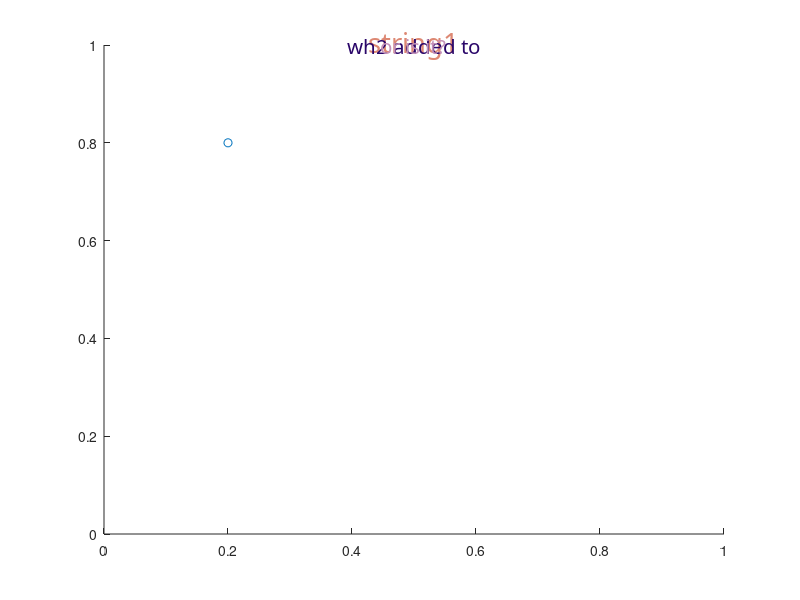

This figure's MATLAB source: (Note: this script raises an error after producing the figure.)
cla reset
clear variables
fontBlockSize = 0.02;
prettyFonts = {'Century Gothic', 'Cooper Black', 'Magneto Bold'};

cx = 0.2;
cy = 0.8;

scatter(cx, cy);
xlim([0 1]);
ylim([0 1]);

wh1 = text('String', 'string1', ...
    'FontName', prettyFonts{randi(numel(prettyFonts), 1)}, ... % random pretty font
    'Color', rand(1,3), ...
    'Margin', 1, ...
    'FontUnits', 'normalized', ...
    'FontSize', 4*fontBlockSize, ...
    'Units', 'data', ... % 'normalized', ... %
    'VerticalAlignment', 'middle', ...
    'HorizontalAlignment', 'center', ...
    'Position', [0.5,1] ...
    );
whL = text('String', 'wh2 added to', ...
    'FontName', prettyFonts{randi(numel(prettyFonts), 1)}, ... % random pretty font
    'Color', rand(1,3), ...
    'Margin', 1, ...
    'FontUnits', 'normalized', ...
    'FontSize', 3*fontBlockSize, ...
    'Units', 'data', ... % 'normalized', ... %
    'VerticalAlignment', 'middle', ...
    'HorizontalAlignment', 'center', ...
    'Position', [0.5,1] ...
    );
whR = text('String', 'or is it?', ...
    'FontName', prettyFonts{randi(numel(prettyFonts), 1)}, ... % random pretty font
    'Color', rand(1,3), ...
    'Margin', 1, ...
    'FontUnits', 'normalized', ...
    'FontSize', 3*fontBlockSize, ...
    'Units', 'data', ... % 'normalized', ... %
    'VerticalAlignment', 'middle', ...
    'HorizontalAlignment', 'center', ...
    'Position', [0.5,1] ...
    );

wr = WordClusterRow(wh1, cx, cy);
wr = wr.addWordLeft(whL);
wr = wr.addWordRight(whR);
wr = wr.repositionRow(0.64, 0.2)